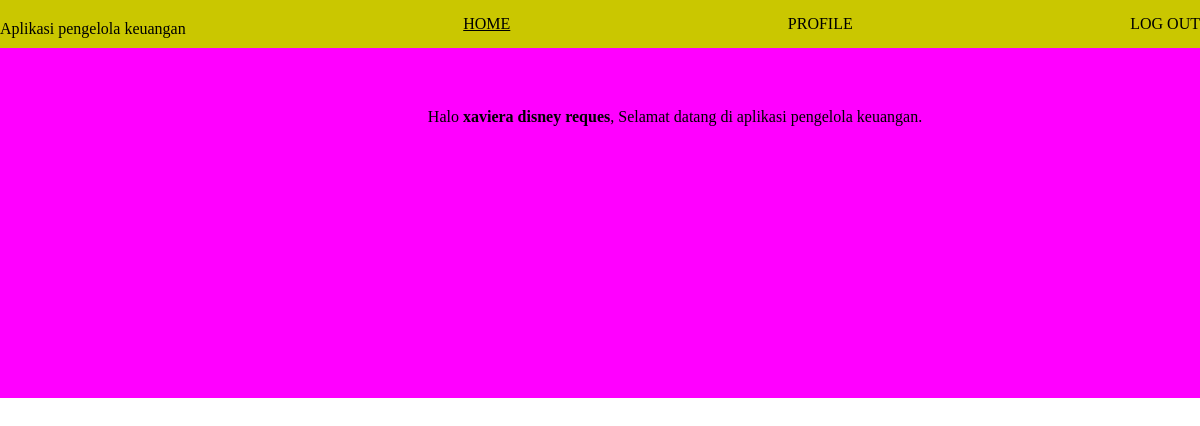
The app's page /SL1_Jason/home.php (signed in) with its own data.
### tables this page shows
CREATE TABLE `account` (
  `depan` varchar(20) NOT NULL,
  `tengah` varchar(20) NOT NULL,
  `belakang` varchar(20) NOT NULL,
  `tempat` varchar(20) NOT NULL,
  `tanggal` date NOT NULL,
  `nik` varchar(20) NOT NULL,
  `WN` varchar(30) NOT NULL,
  `email` varchar(30) NOT NULL,
  `nhp` varchar(15) NOT NULL,
  `alamat` text NOT NULL,
  `kodepos` varchar(10) NOT NULL,
  `pp` blob NOT NULL,
  `username` varchar(30) NOT NULL,
  `pw1` varchar(30) NOT NULL
);

### SL1_Jason/home.php (the view, shortened to what this page needs)
<?php
include("config.php");
$strquery_select = "SELECT * FROM account WHERE username = '".$_SESSION['Sesusername']."'";
$query_select = mysqli_query($connection, $strquery_select);
$data = mysqli_fetch_array($query_select);
?>
<!DOCTYPE html>
<html lang="en">
<head>
    <link rel="stylesheet" href="styles.css">
</head>
<body>
    <div class="homes">
        <div class="navbars">
        <p>Aplikasi pengelola keuangan</p>
            <a href="home.php" class="underline">HOME</a>
            <a href="profile.php">PROFILE</a>
            <a href="logout.php">LOG OUT</a>
        </div>
    <div class="contents">
            <p>
            Halo <b><?php echo $data['depan']," ",$data['tengah']," ",$data['belakang'] ?></b>, Selamat datang di aplikasi pengelola keuangan.
            </p>
    </div>
    </div>
</body>
</html>

### SL1_Jason/styles.css (style rules this page uses)
* { margin: 0; padding: 0; font-family:'Times New Roman', Times, serif; text-decoration: none; color: black; }
.homes { background-color: rgb(255, 0, 255); text-align: center; margin: auto; }
.navbars { background-color: rgb(202, 199, 0); padding-top: 10px; padding-bottom: 10px; display: flex; justify-content: space-between; align-items: center; }
.homes p { padding-top: 10px; }
.contents { padding-top: 50px; height: 300px; width: auto; padding-left: 150px; }
.underline { text-decoration: underline; }

### records on screen
account: depan "xaviera", tengah "disney", belakang "reques"
